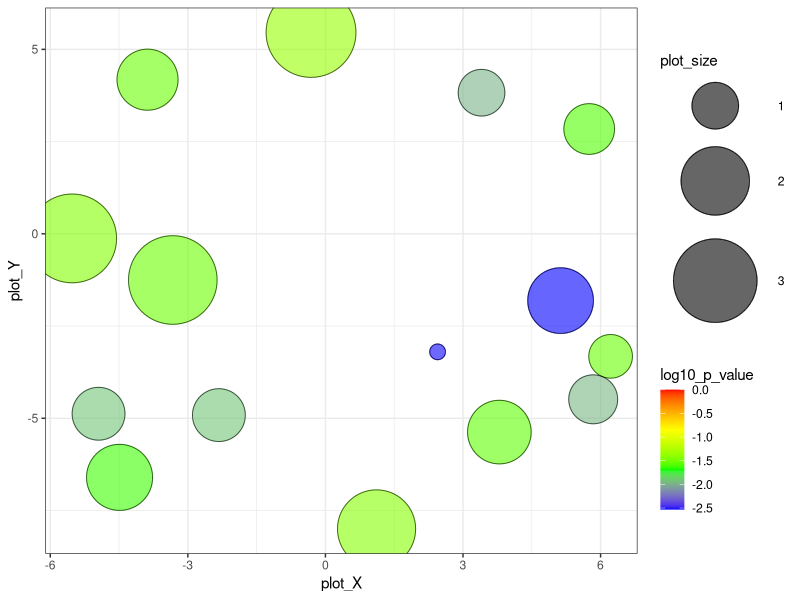

Here is the R script that generated this plot: (Note: this script raises an error after producing the figure.)


# A plotting R script produced by the REVIGO server at http://revigo.irb.hr/
# If you found REVIGO useful in your work, please cite the following reference:
# Supek F et al. "REVIGO summarizes and visualizes long lists of Gene Ontology
# terms" PLoS ONE 2011. doi:10.1371/journal.pone.0021800


# --------------------------------------------------------------------------
# If you don't have the ggplot2 package installed, uncomment the following line:
# install.packages( "ggplot2" );
library( ggplot2 );
# --------------------------------------------------------------------------
# If you don't have the scales package installed, uncomment the following line:
# install.packages( "scales" );
library( scales );


# --------------------------------------------------------------------------
# Here is your data from REVIGO. Scroll down for plot configuration options.

revigo.names <- c("term_ID","description","frequency_%","plot_X","plot_Y","plot_size","log10_p_value","uniqueness","dispensability");
revigo.data <- rbind(c("GO:0009295","nucleoid", 0.194,-3.879, 4.178, 1.602,-1.5280,0.903,0.000),
c("GO:0009522","photosystem I", 0.343, 5.128,-1.811, 1.845,-2.5291,0.517,0.000),
c("GO:0032991","macromolecular complex",15.256,-0.314, 5.459, 3.487,-1.3597,0.917,0.000),
c("GO:0009508","plastid chromosome", 0.080,-2.323,-4.915, 1.230,-1.9145,0.541,0.022),
c("GO:0009536","plastid",12.470,-5.522,-0.125, 3.399,-1.4412,0.744,0.131),
c("GO:0098562","cytoplasmic side of membrane", 0.045, 3.404, 3.825, 1.000,-1.9852,0.769,0.154),
c("GO:0098552","side of membrane", 0.065, 5.752, 2.841, 1.146,-1.5946,0.836,0.158),
c("GO:0031984","organelle subcompartment", 2.020, 1.115,-8.000, 2.610,-1.4346,0.680,0.243),
c("GO:0000178","exosome (RNase complex)", 0.035, 6.219,-3.322, 0.903,-1.5353,0.751,0.301),
c("GO:0005956","protein kinase CK2 complex", 0.055, 5.839,-4.487, 1.079,-1.9640,0.747,0.311),
c("GO:0015629","actin cytoskeleton", 0.358,-4.489,-6.603, 1.863,-1.6297,0.791,0.337),
c("GO:0000176","nuclear exosome (RNase complex)", 0.268, 3.793,-5.375, 1.732,-1.5563,0.580,0.354),
c("GO:0009507","chloroplast",12.066,-3.328,-1.252, 3.385,-1.5163,0.572,0.394),
c("GO:0000229","cytoplasmic chromosome", 0.080,-4.947,-4.878, 1.230,-1.9145,0.735,0.572),
c("GO:0030093","chloroplast photosystem I", 0.010, 2.446,-3.200, 0.477,-2.5248,0.454,0.645));

one.data <- data.frame(revigo.data);
names(one.data) <- revigo.names;
one.data <- one.data [(one.data$plot_X != "null" & one.data$plot_Y != "null"), ];
one.data$plot_X <- as.numeric( as.character(one.data$plot_X) );
one.data$plot_Y <- as.numeric( as.character(one.data$plot_Y) );
one.data$plot_size <- as.numeric( as.character(one.data$plot_size) );
one.data$log10_p_value <- as.numeric( as.character(one.data$log10_p_value) );
one.data$frequency <- as.numeric( as.character(one.data$frequency) );
one.data$uniqueness <- as.numeric( as.character(one.data$uniqueness) );
one.data$dispensability <- as.numeric( as.character(one.data$dispensability) );
#head(one.data);


# --------------------------------------------------------------------------
# Names of the axes, sizes of the numbers and letters, names of the columns,
# etc. can be changed below

p1 <- ggplot( data = one.data );
p1 <- p1 + geom_point( aes( plot_X, plot_Y, colour = log10_p_value, size = plot_size), alpha = I(0.6) ) + scale_size_area();
p1 <- p1 + scale_colour_gradientn( colours = c("blue", "green", "yellow", "red"), limits = c( min(one.data$log10_p_value), 0) );
p1 <- p1 + geom_point( aes(plot_X, plot_Y, size = plot_size), shape = 21, fill = "transparent", colour = I (alpha ("black", 0.6) )) + scale_size_area();
p1 <- p1 + scale_size( range=c(5, 30)) + theme_bw(); # + scale_fill_gradientn(colours = heat_hcl(7), limits = c(-300, 0) );

#ex <- one.data [ one.data$dispensability < 0.15, ]; 
ex <- one.data [ c(2,3,13), ]; 

#p1 <- p1 + geom_text( data = ex, aes(plot_X, plot_Y, label = description), colour = I(alpha("black", 0.85)), size = 3 );
p1 <- p1 + geom_label_repel(data=ex, aes(plot_X, plot_Y, label = description), fill="lightgrey", size=4, nudge_y = 20,segment.alpha = 0.7)

p1 <- p1 + labs (y = NULL, x = "Cellular Component");
p1=p1+theme(axis.title.x = element_text(size = 20))
p1 <- p1 + theme(legend.key = element_blank()) ;
one.x_range = max(one.data$plot_X) - min(one.data$plot_X);
one.y_range = max(one.data$plot_Y) - min(one.data$plot_Y);
p1= p1+ theme(legend.position="none")
p1 <- p1 + xlim(min(one.data$plot_X)-one.x_range/10,max(one.data$plot_X)+one.x_range/10);
#p1 <- p1 + ylim(min(one.data$plot_Y)-one.y_range/10,max(one.data$plot_Y)+one.y_range/10);
p1 <- p1 + xlim(-8.5,8.5);
p1 <- p1 + ylim(-10,30);
p1 <- p1 + theme(panel.grid.major = element_blank(), panel.grid.minor = element_blank())
p1 <- p1 + theme(plot.margin=unit(c(0,0.2,0,0), "cm"))
p1 <- p1 +  theme(axis.text.y=element_blank(),axis.ticks.y=element_blank())





# --------------------------------------------------------------------------
# Output the plot to screen

plot6=p1
plot6
# Uncomment the line below to also save the plot to a file.
# The file type depends on the extension (default=pdf).

# ggsave("C:/Users/path_to_your_file/revigo-plot.pdf");
